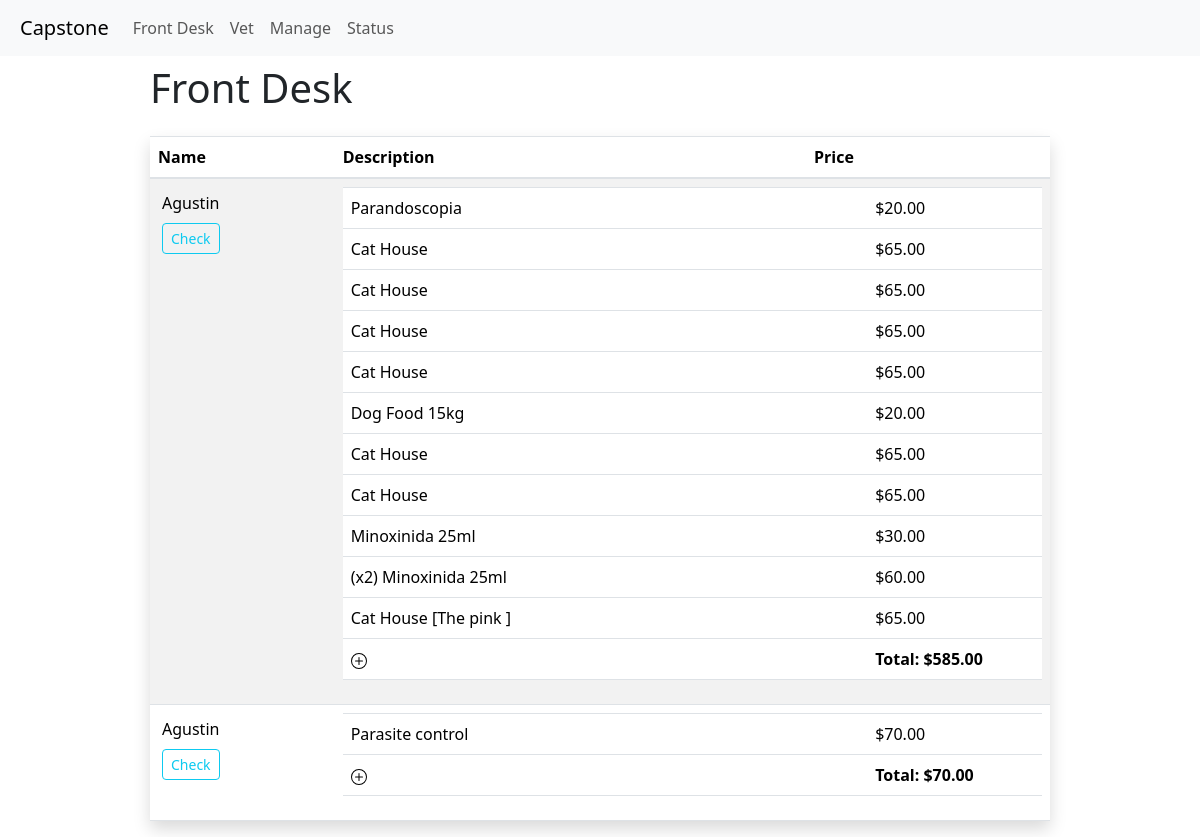
The page /front_desk on the database its author committed.
### item_track/models.py (models this page shows, shortened)
class TransactionRecord(models.Model):
    id = models.AutoField(primary_key=True)
    name = models.CharField(max_length=64)
    description = models.CharField(max_length=256, blank=True, null=True)
    client = models.ForeignKey("Client", on_delete=models.CASCADE, related_name="transactions", blank=True, null=True)
    treatments = models.ManyToManyField("Treatment", related_name="transactions", blank=True, null=True)
    date = models.DateTimeField(auto_now_add=True)
    total = models.DecimalField(max_digits=10, decimal_places=2, blank=True, null=True)
    payment_method = models.CharField(max_length=64, blank=True, null=True)
    payment_status = models.CharField(max_length=64, blank=True, null=True)
    payment_date = models.DateTimeField(blank=True, null=True)
    payment_amount = models.DecimalField(max_digits=10, decimal_places=2, blank=True, null=True)
    payment_reference = models.CharField(max_length=64, blank=True, null=True)
    payment_comments = models.CharField(max_length=256, blank=True, null=True)
    active = models.BooleanField(default=True)

class Movemets(models.Model):
    id = models.AutoField(primary_key=True)
    item = models.ForeignKey("Item", on_delete=models.CASCADE, related_name="movements", blank=True, null=True)
    observation = models.CharField(max_length=256, blank=True, null=True)
    client = models.ForeignKey("Client", on_delete=models.CASCADE, related_name="movements", blank=True, null=True)
    treatment = models.ForeignKey("Treatment", on_delete=models.CASCADE, related_name="movements", blank=True, null=True)
    date = models.DateTimeField(auto_now_add=True)
    type = models.CharField(max_length=64, blank=True, null=True)
    quantity = models.IntegerField()
    price = models.DecimalField(max_digits=10, decimal_places=2, blank=True, null=True)
    total = models.DecimalField(max_digits=10, decimal_places=2, blank=True, null=True)
    TransactionRecord = models.ForeignKey("TransactionRecord", on_delete=models.CASCADE, related_name="movements", blank=True, null=True)
    def show(self):
        show_amount = ""
        if self.quantity > 1:
            show_amount = (f"(x{self.quantity})")
        show_observation = ""
        if self.observation:
            show_observation = f"[{self.observation}]"
        show_element = ''
        if self.item:
            show_element = self.item.name
        elif self.treatment:
            show_element = self.treatment.name
        return f"{show_amount} {show_element} {show_observation}"

class Treatment(models.Model):
    id = models.AutoField(primary_key=True)
    name = models.CharField(max_length=64)
    description = models.CharField(max_length=256, blank=True, null=True)
    date_added = models.DateTimeField(auto_now_add=True)
    date_modified = models.DateTimeField(auto_now=True)
    price = models.DecimalField(max_digits=10, decimal_places=2, blank=True, null=True)
    active = models.BooleanField(default=True)

class Item(models.Model):
    id = models.AutoField(primary_key=True)
    name = models.CharField(max_length=64)
    description = models.CharField(max_length=256, blank=True, null=True)
    barcode = models.CharField(max_length=64, blank=True, null=True)
    image = models.ImageField(upload_to="item_track/images", blank=True, null=True)
    category = models.ManyToManyField("Category", blank=True, related_name="items")
    price = models.DecimalField(max_digits=10, decimal_places=2, blank=True, null=True)
    stock = models.IntegerField(blank=True, null=True)
    stock_min = models.IntegerField(blank=True, null=True)
    date_added = models.DateTimeField(auto_now_add=True)
    date_modified = models.DateTimeField(auto_now=True)
    expiration_date = models.DateTimeField(blank=True, null=True)
    active = models.BooleanField(default=True)
    def __str__(self):
        return f"{self.name}"

### item_track/views.py (the view, shortened to what this page needs)
# urls.py: path("front_desk", views.front_desk, name="front_desk"),
def front_desk(request):
    items = Item.objects.all()
    treatments = Treatment.objects.all()
    if request.method == "PUT":
        data = json.loads(request.body)
        transaction_id = data['consult_id']
        transaction = TransactionRecord.objects.get(id=transaction_id)
        transaction.active = False
        transaction.save()
    consults = TransactionRecord.objects.filter(active=True).order_by
    past_consults = TransactionRecord.objects.filter(active=False).order_by('-date')
    return render(request, "item_track/front_desk.html",{
        'consults': consults,
        'past_consults': past_consults,
        'items': items,
        'treatments': treatments
    })

### item_track/templates/item_track/front_desk.html (shortened to what this page needs)
{% extends "item_track/layout.html" %}
{% load static %}
{% block body %}
    {% block main %}
        <div class="d-flex justify-content-center">
        <div class="w-75" style="max-width: 1200px;">
                <h1 class="mb-4 mt-2">Front Desk</h1>
                <table class="table table-striped custome-table shadow">
                    <thead>
                        <tr>
                        <th scope="col">Name</th>
                        <th scope="col">Description</th>
                        <th scope="col">Price</th>
                        </tr>
                    </thead>
                    <tbody>
                    {% for consult in consults %}
                        <div>
                            <tr id="row-{{ consult.id }}">
                                <td>
                                    <div class="d-flex flex-column justify-content-between">
                                    <span class="m-1">{{ consult.name }}</span>
                                    <div>
                                        <button onclick="check_consult('{{ csrf_token }}','{{ consult.id }}')" type="submit" class="btn btn-outline-info btn-sm m-1">Check</button>
                                    </div>
                                </td>
                                <td colspan="2" class="custom-table">
                                    <table class="table">
                                        <tbody>
                                            {% for element in consult.movements.all %}
                                                <tr>
                                                    <td class="w-75">
                                                        {{element.show}}
                                                    </td class="w-25">
                                                    <td>${{ element.total }}</td>
                                                </tr>
                                            {% endfor %}
                                            <tr>
                                                <td>
                                                    <svg  xmlns="http://www.w3.org/2000/svg" width="16" height="16" fill="currentColor" class="bi bi-plus-circle" viewBox="0 0 16 16"
                                                    style="cursor: pointer"
                                                    onclick="addRow(this, '{{ consult.id }}', '{{ csrf_token }}')">
                                                    <path d="M8 15A7 7 0 1 1 8 1a7 7 0 0 1 0 14zm0 1A8 8 0 1 0 8 0a8 8 0 0 0 0 16z"/>
                                                    <path d="M8 4a.5.5 0 0 1 .5.5v3h3a.5.5 0 0 1 0 1h-3v3a.5.5 0 0 1-1 0v-3h-3a.5.5 0 0 1 0-1h3v-3A.5.5 0 0 1 8 4z"/>
                                                    </svg>
                                                </td>
                                                <td><b>Total: <span id="total-{{ consult.id }}">${{ consult.total }}</span></b></td>
                                            </tr>
                                        </tbody>
                                    </table>
                                </td>
                            </tr>
                        </div>
                    {% endfor %}
                    </tbody>
                </table>
        </div>
        </div>
    {% endblock %}
{% endblock %}

### rows shown on the page
TransactionRecord: name "Agustin", total "585.00"
Movemets: show "Parandoscopia", total "20.00"
Movemets: show "Cat House", total "65.00"
Movemets: show "Cat House", total "65.00"
Movemets: show "Cat House", total "65.00"
Movemets: show "Cat House", total "65.00"
Movemets: show "Dog Food 15kg", total "20.00"
Movemets: show "Cat House", total "65.00"
Movemets: show "Cat House", total "65.00"
Movemets: show "Minoxinida 25ml", total "30.00"
Movemets: show "(x2) Minoxinida 25ml", total "60.00"
Movemets: show "Cat House [The pink ]", total "65.00"
TransactionRecord: name "Agustin", total "70.00"
Movemets: show "Parasite control", total "70.00"
